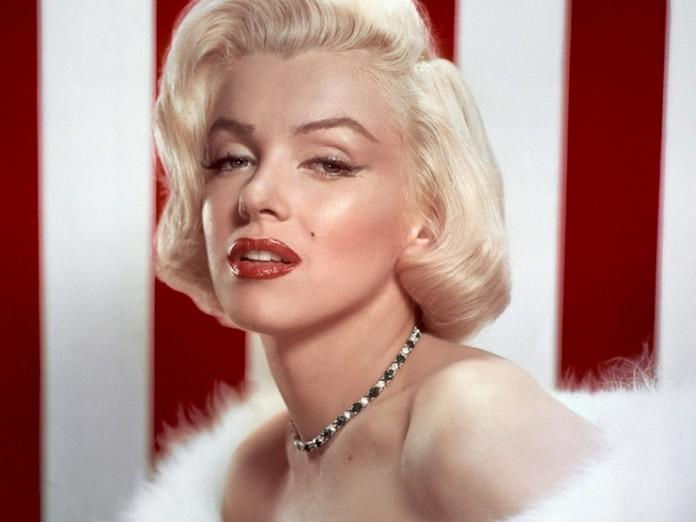
#> input picture monro.jpg, 696 x 522 px
$ python monro_rgb.py
#> lines starting #> are read from the running program, lines starting #| are printed output that depends on the picture
from PIL import Image
import os

image = Image.open('monro.jpg')
#> image is the input picture: PIL image 696x522 RGB; mean R, G, B 181.9, 144.2, 137.7
print(image.mode)
#| RGB
red_channel, green_channel, blue_channel = image.split()
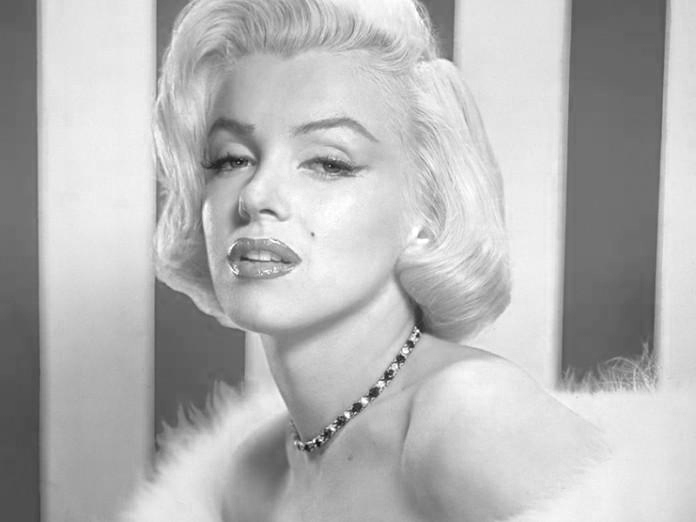
#> red_channel: PIL image 696x522 L; min 13, max 255, mean 181.9
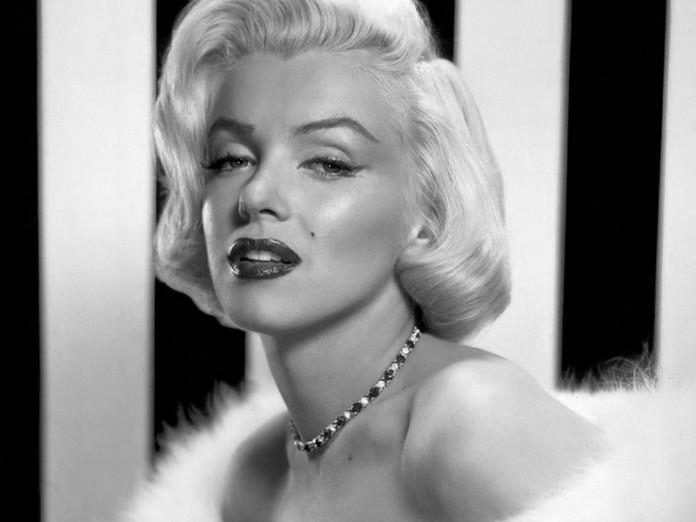
#> green_channel: PIL image 696x522 L; min 0, max 254, mean 144.2
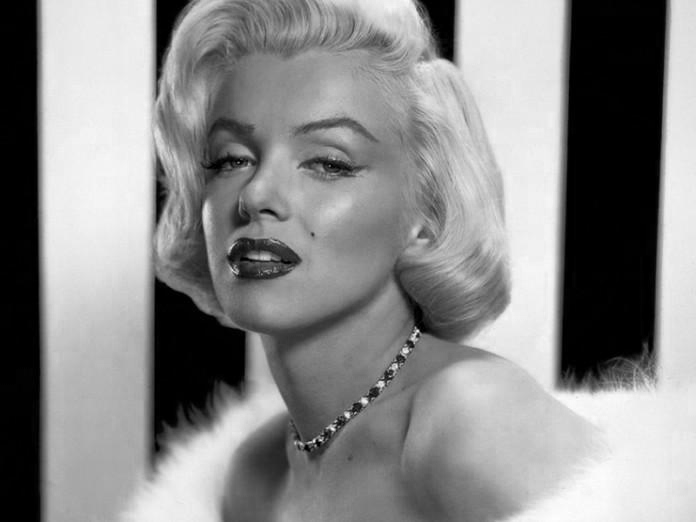
#> blue_channel: PIL image 696x522 L; min 0, max 254, mean 137.7
red_channel.save('red_channel.jpg')
green_channel.save('green_channel.jpg')
blue_channel.save('blue_channel.jpg')
os.remove('monro.jpg')
new_image = Image.merge('RGB', (red_channel, green_channel, blue_channel))
new_image.save('monro.jpg')
